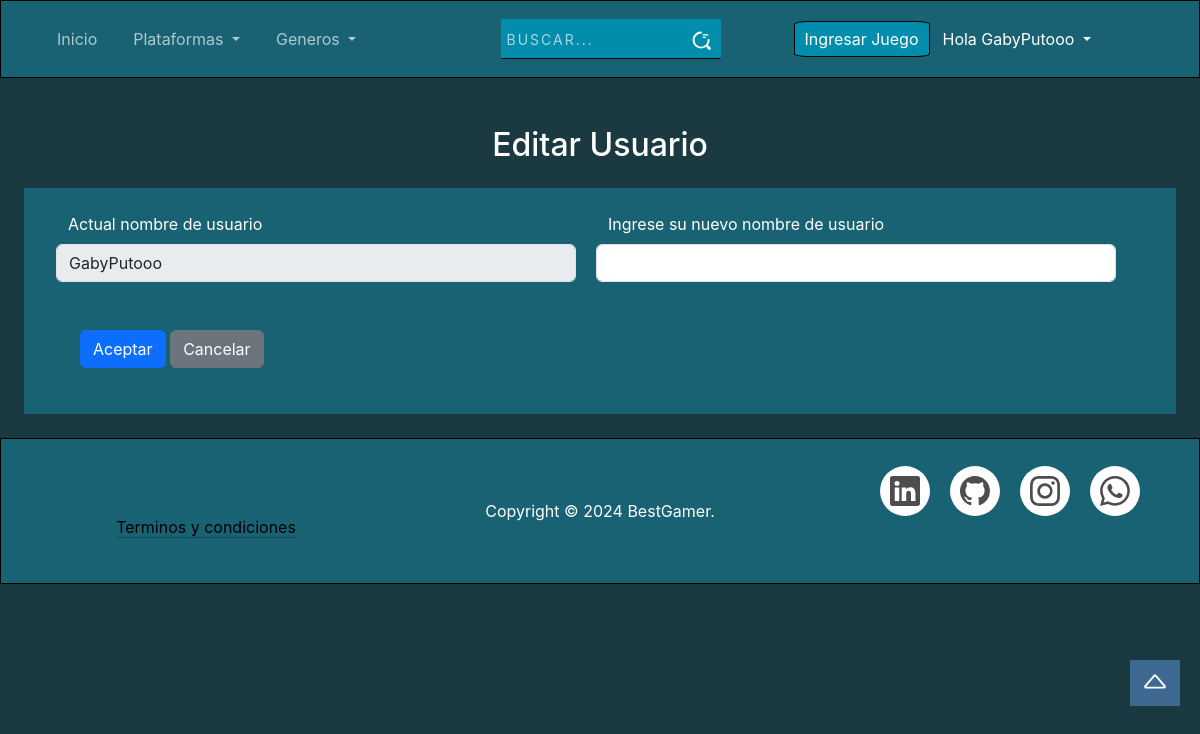
The app's page /PHP/login/edit.php (signed in), older data.
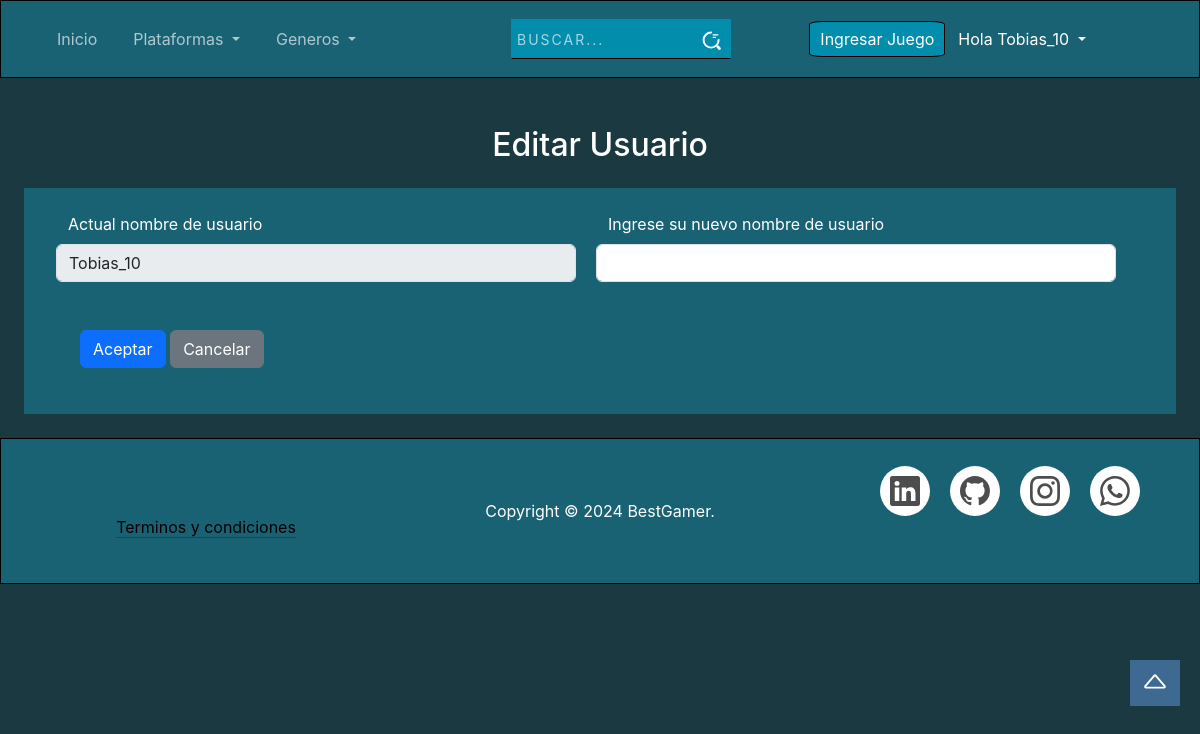
The same page, newer data.
### tables this page shows
CREATE TABLE `usuarios` (
  `id_usuario` int(30) NOT NULL,
  `mail` varchar(60) NOT NULL,
  `usuario` varchar(60) NOT NULL,
  `contrasenia` varchar(60) NOT NULL,
  `id_rol` int(10) NOT NULL
);

### PHP/login/edit.php (the view, shortened to what the changed rows need)
<?php include "C:/xampp/htdocs/repo/PHP/include/header.php"?>
<link rel="stylesheet" href="../CSS/form.css">
<div class="text-white">
    <?php
        $id = $_SESSION["id"];
        $query = "SELECT * FROM usuarios WHERE id_usuario = '$id'";
        $resultado = mysqli_query($con,$query);
        $row = mysqli_fetch_array($resultado);
    ?>
    <h2 class="text-center">Editar Usuario</h2>
    <form class="formulario m-4 row row-cols-1 row-cols-md-2 g-5"
        action="val_edit.php?id=<?php echo $row['id_usuario'];?>" method="POST">
        <div class="sm-10 row me-2">
            <label for="exampleInputUser1" class="form-label">Actual nombre de usuario</label>
            <input class="form-control" type="text" value="<?php echo $row['usuario'];?>" aria-label="Disabled input example" disabled readonly>
        </div>
    </form>
</div>
<?php include "C:/xampp/htdocs/repo/PHP/include/footer.php"?>

### PHP/include/header.php (shortened to what the changed rows need)
<?php include "C:/xampp/htdocs/repo/PHP/conexion/conexion.php";
session_start();?>
<!DOCTYPE html>
<html lang="en">
<head>
    <link href="https://cdn.jsdelivr.net/npm/bootstrap@5.3.3/dist/css/bootstrap.min.css" rel="stylesheet"
>
    <link rel="stylesheet" href="https://cdn.jsdelivr.net/npm/bootstrap-icons@1.7.2/font/bootstrap-icons.css">
    <link rel="stylesheet" href="/repo/CSS/header_footer.css">
    <link rel="stylesheet" href="/repo/CSS/index.css">
    <link rel="stylesheet" href="https://cdn.datatables.net/2.1.8/css/dataTables.dataTables.min.css">
    <link rel="stylesheet" href="https://cdnjs.cloudflare.com/ajax/libs/dropzone/5.9.3/dropzone.min.css">
</head>
<body>
    <header class="header" data-bs-theme="dark">
        <nav class="navbar navbar-expand-lg">
            <div class="container-fluid">
                <div class="collapse navbar-collapse" id="navbarSupportedContent">
                    <?php
                    if(isset($_SESSION['admin'])){
                        $stmt = $con->prepare("SELECT usuario FROM usuarios WHERE mail = ?");
                        $stmt->bind_param("s", $_SESSION['admin']);
                        $stmt->execute();
                        $result = $stmt->get_result();
                        if ($result->num_rows > 0) {
                            $row = $result->fetch_assoc();
                            $user = $row['usuario'];
                        } else {
                            echo "No se encontró ningún usuario con ese correo.";
                        }
                        ?>
                    <a href="/repo/PHP/Juegos/admin_juegos/ingreso_juegos.php"><button class="inicioSesion mr-2"
                            type="button">Ingresar Juego</button></a>
                    <ul class="navbar-nav me-auto mb-2 mb-lg-0">
                        <li class="dropdown">
                            <?php echo "<a class='nav-link dropdown-toggle text-white' role='button' data-bs-toggle='dropdown'
                                aria-expanded='false'>
                                Hola ". $user ."
                            </a>";?>
                        </li>
                    </ul>
                    <?php } else if (isset($_SESSION['usuario'])){
                        $stmt = $con->prepare("SELECT usuario FROM usuarios WHERE mail = ?");
                        if ($stmt === false) {
                            die("Error en la preparación de la consulta: " . $con->error);
                        }
                        $stmt->bind_param("s", $_SESSION['usuario']);
                        $stmt->execute();
                        $result = $stmt->get_result();
                        if ($result->num_rows > 0) {
                            $row = $result->fetch_assoc();
                            $user = $row['usuario'];
                        } else {
                            echo "No se encontró ningún usuario con ese correo.";
                        }
                        $stmt->close();?>
                    <ul class="navbar-nav me-auto mb-2 mb-lg-0">
                        <li class="dropdown">
                            <?php echo "<a class='nav-link dropdown-toggle text-white' role='button' data-bs-toggle='dropdown'
                                aria-expanded='false'>
                                Hola ". $user ."
                            </a>";?>
                            <ul class="dropdown-menu ">
                                <li><a href="/repo/PHP/login/edit.php" class="dropdown-item">Editar
                                        Nombre</a></li>
                                <li><a href="/repo/PHP/login/logout.php" class="dropdown-item">Cerrar
                                        Sesión</a></li>
                            </ul>
                        </li>
                    </ul>
                    <?php } else {?>
                    <a href="/repo/PHP/login.php"><button class="inicioSesion" type="button">Iniciar sesión</button></a>
                    <?php }?>
                </div>
            </div>
        </nav>
    </header>

Row changes from the older to the newer data that the page shows:
changed usuarios: usuario "GabyPutooo" → "Tobias_10"
